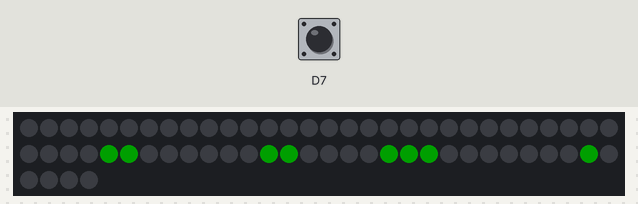
A sketch run on a simulated ESP8266 (NodeMCU). Parts: 64 RGB LEDs in strip order, left to right, continuing on the next row. The test bench sets the inputs (shaded band); at power-on: D7 LOW. Dim RGB values are drawn brighter than linear; random numbers use the default seed unless the sketch sets one.

Above: at 1.2 s.
1.3 s: D7 driven HIGH
3.5 s: D7 pulsed LOW 2 times (0.12 s each, 0.3 s apart)
At 3.74 s:
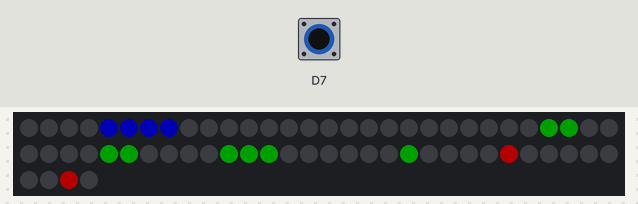
At 12.9 s:
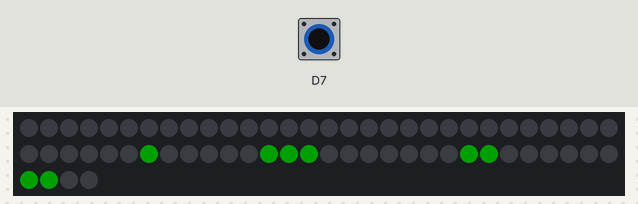
Timing chart, 0 to 13.2 s (numbered marks = the images above; inputs shaded):
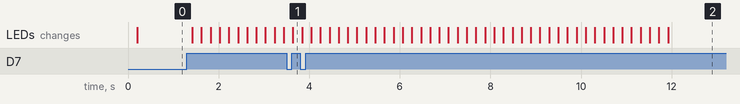

The sketch:

dino.ino
```cpp
#include "FastLED.h"
char m[8][8];
char dinoPos;
char dinoJump;
char dinoHealth;

char offset;

bool cactusExists;
char cactusPosX;
char cactusHeight;

bool appleExists;
char applePosX;
char applePosY;
char gameStatus;

#define LED_PIN     2 // GPIO pin for RGB LEDs.
#define NUM_LEDS    64 // Number of LEDs connected.
#define BRIGHTNESS  64 // Default LED brightness.
#define LED_TYPE    WS2812
#define COLOR_ORDER GRB
CRGB leds[NUM_LEDS];

char dino[12][8]={ {0,0,1,1,0,0,0,0},
                   {0,0,1,1,0,0,0,0},
                   {1,1,1,0,0,0,0,0},
                   {0,0,1,0,0,0,0,0},
                   {0,0,1,1,0,0,0,0},
                   {0,0,1,1,0,0,0,0},
                   {1,1,1,0,0,0,0,0},
                   {0,1,0,0,0,0,0,0},
                   {0,0,0,0,1,0,0,0},
                   {0,0,1,1,1,0,0,0},
                   {0,0,0,0,1,1,0,0},
                   {0,0,0,0,1,1,0,0}};

void setup() {
  // put your setup code here, to run once:
  pinMode(2, OUTPUT);
  pinMode(D7,INPUT);
  attachInterrupt(digitalPinToInterrupt(D7), ISR_button, RISING);
  dinoPos=0;
  dinoJump=0;
  offset=0;
  dinoHealth=0;
  gameStatus=0;
  Serial.begin(115200);
  FastLED.addLeds<LED_TYPE, LED_PIN, COLOR_ORDER>(leds, NUM_LEDS).setCorrection( TypicalSMD5050 );
  FastLED.setBrightness( BRIGHTNESS );
  FastLED.clear();
  FastLED.show();
  randomSeed(analogRead(0));

  }

ICACHE_RAM_ATTR void ISR_button(){
  delayMicroseconds(50);
  if(digitalRead(D7)){
  if ((gameStatus==1)&&(dinoJump==0)) {dinoJump=1;}
  if (gameStatus==0) {dinoHealth=3;gameStatus=1;}
  if (gameStatus==2) {gameStatus=0;}

  }
}

void doRandomShit(){
  switch(random(10)){
    case 5: if (!cactusExists){createCactus();} break;
    case 7: if ((!appleExists)&&(dinoHealth<5)){createApple();}break;
    default: break;
  }
}

void checkCollisions(){

  if (cactusExists){
    for (int i=6;i<8;i++){
      for (int j=0;j<4;j++){
        if ((m[i][j]==1)&&(cactusPosX==j)&&(dinoPos<=cactusHeight)&&(cactusExists)){
          cactusExists=false;
          dinoHealth--;
          if(dinoHealth==0){gameStatus=2;cactusExists=false;appleExists=false;} //dino dies

        }
      }
    }
  }

  if(appleExists){
    for(int i=1;i<8;i++){
      for(int j=0;j<4;j++){
        if ((m[i][j]==1)&&(applePosY==i)&&(applePosX==j)){
          dinoHealth++;
          appleExists=false;
        }
      }
    }
  }
}
void createCactus(){
  cactusPosX=7;
  cactusHeight=1+random(2);
  cactusExists=true;
}

void createApple(){
  applePosX=7;
  applePosY=1+random(3);
  appleExists=true;
}

void loop() {
  // put your main code here, to run repeatedly:
  delay(200);
  memset(m,0,64);

  if (gameStatus==0){
    memcpy(m+4,dino,32*sizeof(char));
  }

  if (gameStatus==1){
  if ((dinoJump==1)&&(dinoPos<3)){
    dinoPos++;
  }

  if ((dinoJump==2)&&(dinoPos>0)){
    dinoPos--;
    if (dinoPos==0){dinoJump=0;}
  }
  if(dinoPos>=3) {dinoJump=2;}

  if ((dinoJump==0)&&(offset==0)){offset=4;}
    else if ((dinoJump==0)&&(offset==4)){offset=0;}

  if (cactusExists){
    if (cactusPosX>0){
      cactusPosX--;
    }
    else{cactusExists=false;}
  }

  if (appleExists){
    if (applePosX>0){
      applePosX--;
    }
    else {appleExists=false;}
  }

  doRandomShit();


  memcpy(m+4-dinoPos,dino+offset,32*sizeof(char));
  checkCollisions();
  }


  if (gameStatus==2){
    memcpy(m+4,dino+8,32*sizeof(char));
  }
  prepareFrame();
  FastLED.show();
}

void prepareFrame(){
  FastLED.clear();
  for (int i=0;i<dinoHealth;i++){
    m[0][7-i]=4;
  }
  if (cactusExists){
    for (int i=0;i<cactusHeight;i++){
      m[7-i][cactusPosX]=2;
    }
  }
  if (appleExists){
    m[applePosY][applePosX]=3;
  }
  for (int i=0;i<8;i++){
    for (int j=0;j<8;j++){
      switch (m[i][j]){
        case 1:   leds[8*i+j]=CRGB::Green; break;
        case 2:   leds[8*i+j]=CRGB::Red; break;
        case 3:   leds[8*i+j]=CRGB::Yellow; break;
        case 4:   leds[8*i+j]=CRGB::Blue; break;
        default:  leds[8*i+j]=CRGB::Black; break;
      }
    }
  }
}
```
